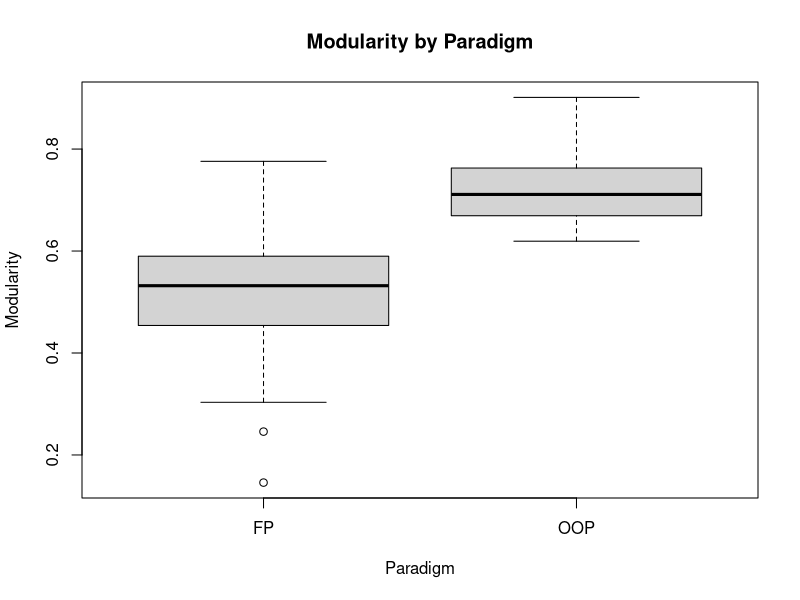

Write the R code that produced this figure.
##############################################################
## Authors: Juan Pablo Royo Sales & Francesc Roy Campderros
## Title: Final Work
## Dae: 2021-01-22
##############################################################

library("data.table")
setwd("~/Projects/upc/upc-miri/csn/homeworks/final_work")

data <- c(0.4826, 0.4875, 0.3403, 0.2458, 0.6461, 0.6363, 0.4939, 0.6203, 0.4621, 0.4138, 0.6054, 0.5320, 0.5825, 0.5832, 0.5749, 0.7069, 0.5792, 0.5655, 0.4633, 0.4207, 0.3388, 0.6245, 0.5310, 0.4466, 0.4614, 0.3251, 0.6063, 0.5651, 0.4640, 0.5238, 0.7759, 0.6871, 0.5633, 0.5939, 0.3033, 0.5757, 0.3191, 0.1458, 0.5858,0.8347, 0.6676, 0.6542, 0.7835, 0.8219, 0.7564, 0.6508, 0.6670, 0.6385, 0.7583, 0.9013, 0.6779, 0.7138, 0.8836, 0.7270, 0.8157, 0.7034, 0.6716, 0.7095, 0.7110, 0.6709, 0.7439, 0.7672, 0.7154, 0.7519, 0.6193, 0.7091, 0.6403, 0.6890, 0.7582, 0.7695, 0.6456, 0.7279, 0.8531, 0.6879, 0.6956, 0.6660, 0.7786, 0.6624)
type <- c(rep("FP",39),rep("OOP", 39))
df <- data.frame(data, type)
boxplot(df$data ~ df$type, data = df, xlab="Paradigm", ylab="Modularity", main="Modularity by Paradigm")

